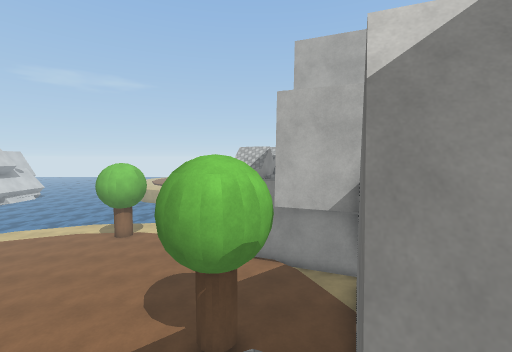
view 1 (above)

16 first-person views from a walk through a scene from a Unity 3-D project. The camera is 1.2 m above the floor, tilts 4° down and sees 90° across. The floor is counted in squares, 1 m on a side. Each view is taken from the middle of a square. On the plan, view 1 faces up. The plan holds only what a view shows up to about 12 squares ahead; the rest is blank. The place goes on beyond the plan. Some surface patterns are stand-ins.

view 2
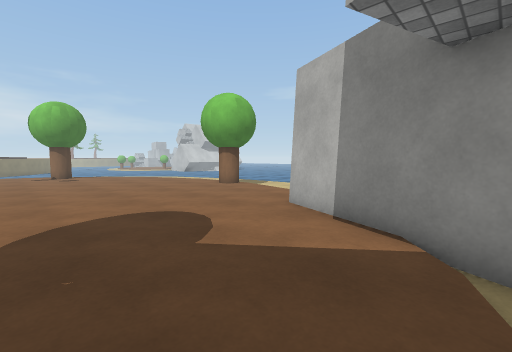

view 3
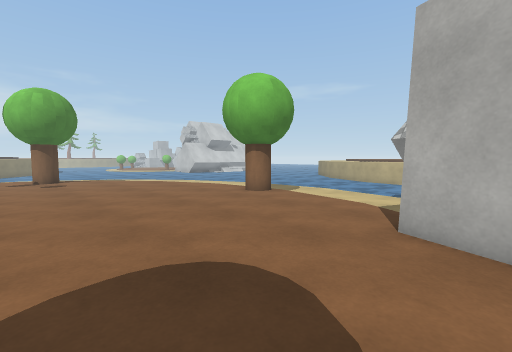

view 4
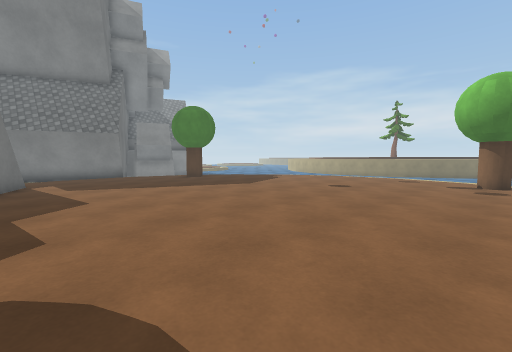

view 5
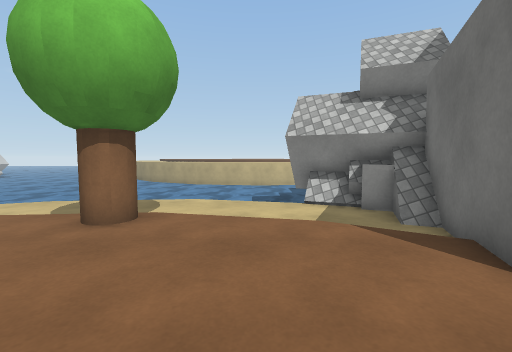

view 6
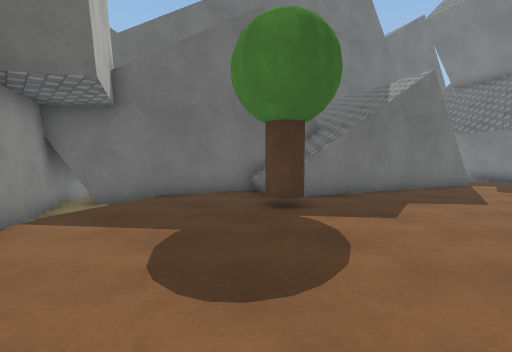

view 7
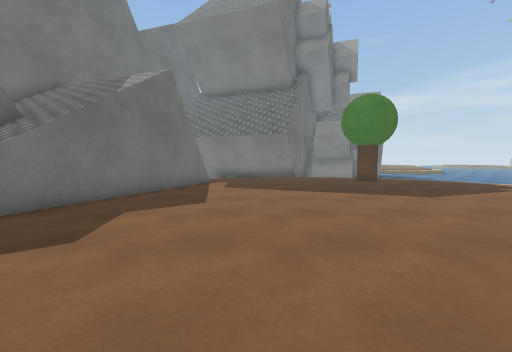

view 8
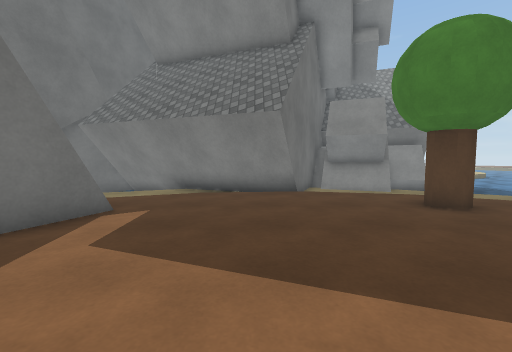

view 9
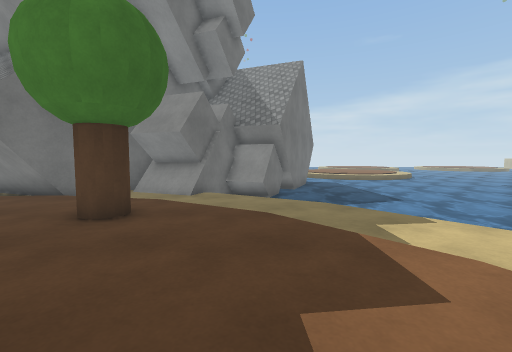

view 10
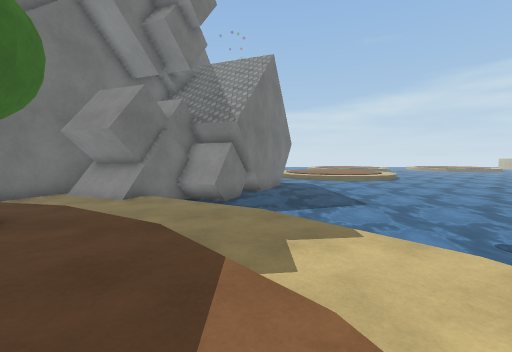

view 11
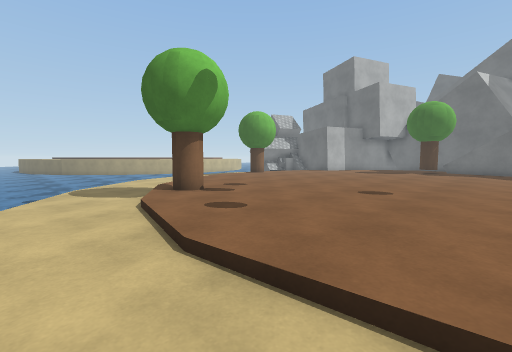

view 12
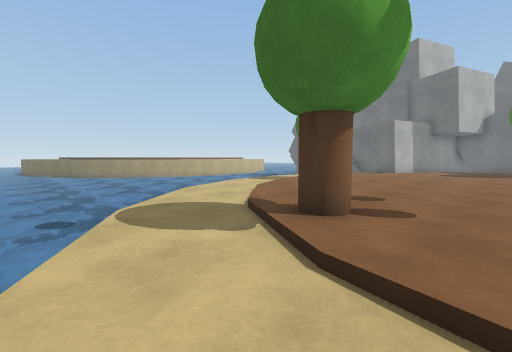

view 13
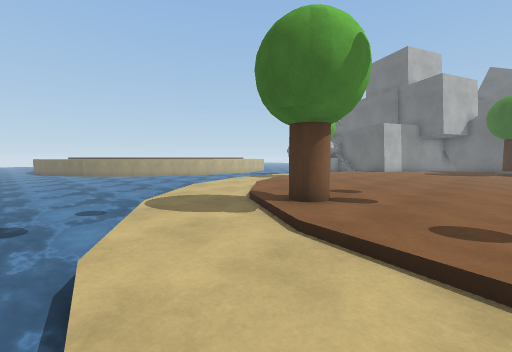

view 14
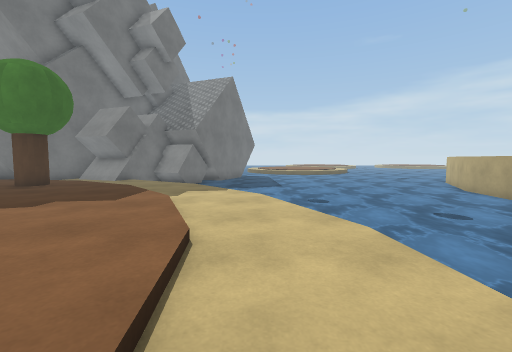

view 15
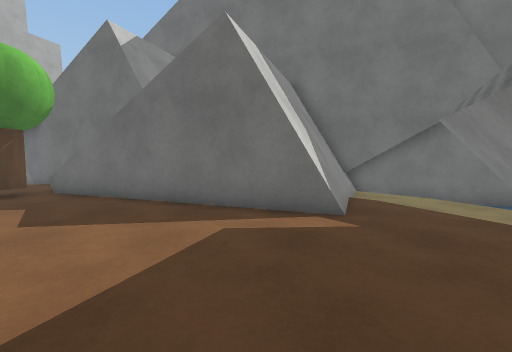

view 16
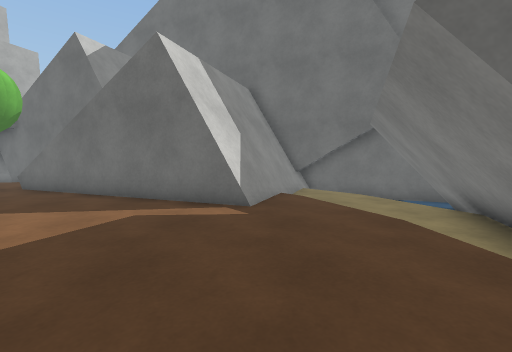

### Floor plan
Key: @ floor where view 1 was taken; # wall or solid block; . floor; / step, stairs or slope; = window, fence, low wall or low ledge; ≈ water the walk keeps out of; ^ raised ledge; v drop or lower ground; C cube; B block; O other object.
Columns run from 23 left of view 1 to 5 right of it. Each row starts with its distance up from view 1.
 21  ≈≈≈≈≈ ≈≈≈≈      ≈≈≈≈
 20  ≈≈≈≈≈≈
 19  ≈≈≈≈≈≈≈        ≈  ≈CCC
 18  ≈≈≈≈≈≈≈   ≈.  .....##B
 17  ≈≈≈≈≈≈ ≈≈ ... ......C^^
 16  ≈≈≈≈≈ .... ..  ......#
 15  ≈≈≈≈ ..... /..O..//..#
 14  ≈≈≈≈....//........../#
 13  ≈≈≈..../............##
 12  ≈≈≈.../..............###
 11  ≈≈.../.................####
 10  ≈≈../OO................./.#
  9  ≈.../O................../.##
  8  ≈........................##
  7   ..//....................#
  6  .../.................O...#
  5   .....................//##
  4   .....................//#
  3  .../.................#/##
  2 ≈≈../.................//##
  1 ≈≈../................#///
  0 ≈≈...................//@//
 -1 ≈ .../...............//////
 -2 ≈≈≈.................##/////#
 -3 ≈≈ .../.............##vvv//#
 -4 ≈≈ ≈.../...O........####vv##
 -5 ≈≈≈ ≈...//.O..........=####
 -6 ≈≈≈≈ ≈..../........./...=##
 -7 ≈≈≈≈≈ ≈......//###/.....≈≈#
 -8 ≈≈≈≈≈≈ ≈......#######..≈ ≈#
 -9 ≈≈≈≈≈≈   ≈##=.#  ######≈ ##
-10 ≈≈≈≈≈≈≈≈≈ #####     ###≈≈#
-11 ≈≈≈≈≈≈≈≈###  #         ≈##
-12 ≈≈≈≈≈≈≈###              #

Where each view was taken, in squares from view 1:
view 1: 0 up, 0 right, facing up
view 2: 7 up, 2 right, facing up-left
view 3: 8 up, 1 left, facing up-left
view 4: 10 up, 3 left, facing down-left
view 5: 10 up, 5 left, facing up
view 6: 11 up, 5 left, facing down-right
view 7: 9 up, 6 left, facing down
view 8: 2 up, 7 left, facing down
view 9: 1 up, 15 left, facing down
view 10: 0 up, 17 left, facing down
view 11: 2 up, 21 left, facing up-right
view 12: 7 up, 21 left, facing up-right
view 13: 6 up, 22 left, facing up-right
view 14: 5 up, 20 left, facing down
view 15: 2 down, 9 left, facing right
view 16: 4 down, 10 left, facing right
